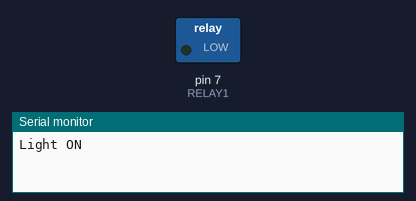
The sketch below on a simulated Arduino Uno, built with avr-gcc and run on an emulated ATmega328P. On the bench: switched loads named in the sketch (green lamp = pin HIGH), the last lines printed to the serial monitor.

Above: at 1.0 s.
At 3.0 s:
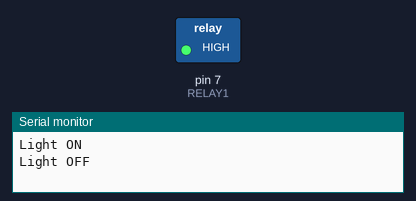
Timing chart, 0 to 5.2 s (numbered marks = the images above):
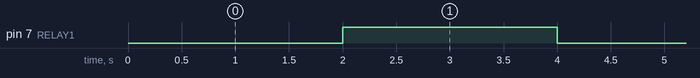

The sketch:

code16.1.ino
```cpp
#define RELAY1  7

void setup()
{
  Serial.begin(9600);
  pinMode(RELAY1, OUTPUT);
}

  void loop()
{
   // Turns ON Relays 1
   digitalWrite(RELAY1,0);
   Serial.println("Light ON");
   delay(2000);

   // Turns Relay Off
   digitalWrite(RELAY1,1);
   Serial.println("Light OFF");
   delay(2000);
}
```

Measured:
- by itself, pin 7 (RELAY1): alternates HIGH for 2.0 s and LOW for 2.0 s
